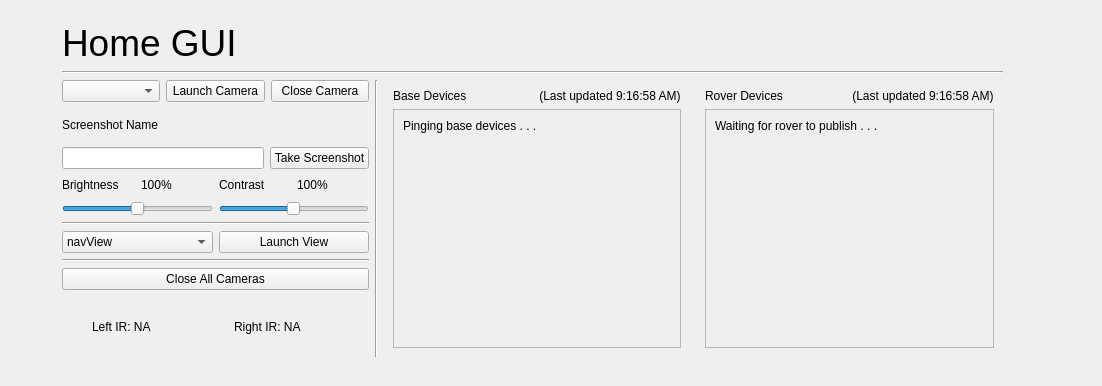
<?xml version="1.0" encoding="UTF-8"?>
<ui version="4.0">
 <class>Home_GUI</class>
 <widget class="QWidget" name="Home_GUI">
  <property name="geometry">
   <rect>
    <x>0</x>
    <y>0</y>
    <width>1102</width>
    <height>386</height>
   </rect>
  </property>
  <property name="minimumSize">
   <size>
    <width>0</width>
    <height>0</height>
   </size>
  </property>
  <property name="windowTitle">
   <string>Master Controls</string>
  </property>
  <layout class="QHBoxLayout" name="horizontalLayout_17">
   <item>
    <widget class="QWidget" name="everything" native="true">
     <property name="minimumSize">
      <size>
       <width>1000</width>
       <height>300</height>
      </size>
     </property>
     <property name="maximumSize">
      <size>
       <width>1000</width>
       <height>400</height>
      </size>
     </property>
     <widget class="QWidget" name="layoutWidget">
      <property name="geometry">
       <rect>
        <x>11</x>
        <y>11</y>
        <width>941</width>
        <height>335</height>
       </rect>
      </property>
      <layout class="QVBoxLayout" name="verticalLayout_17">
       <item>
        <widget class="QLabel" name="guiTitle">
         <property name="text">
          <string>&lt;html&gt;&lt;head/&gt;&lt;body&gt;&lt;p&gt;&lt;span style=&quot; font-size:28pt;&quot;&gt;Home GUI&lt;/span&gt;&lt;/p&gt;&lt;/body&gt;&lt;/html&gt;</string>
         </property>
         <property name="scaledContents">
          <bool>false</bool>
         </property>
        </widget>
       </item>
       <item>
        <widget class="Line" name="line_2">
         <property name="orientation">
          <enum>Qt::Horizontal</enum>
         </property>
        </widget>
       </item>
       <item>
        <layout class="QHBoxLayout" name="horizontalLayout_16">
         <item>
          <layout class="QVBoxLayout" name="verticalLayout_8">
           <item>
            <layout class="QHBoxLayout" name="horizontalLayout_3">
             <item>
              <widget class="QComboBox" name="cameraSelector"/>
             </item>
             <item>
              <widget class="QPushButton" name="cameraLaunchSingleButton">
               <property name="text">
                <string>Launch Camera</string>
               </property>
              </widget>
             </item>
             <item>
              <widget class="QPushButton" name="cameraCloseSingleButton">
               <property name="text">
                <string>Close Camera</string>
               </property>
              </widget>
             </item>
            </layout>
           </item>
           <item>
            <layout class="QVBoxLayout" name="verticalLayout_7">
             <item>
              <widget class="QLabel" name="label_5">
               <property name="text">
                <string>Screenshot Name</string>
               </property>
              </widget>
             </item>
             <item>
              <layout class="QHBoxLayout" name="horizontalLayout_2">
               <item>
                <widget class="QLineEdit" name="screenshotLineEdit"/>
               </item>
               <item>
                <widget class="QPushButton" name="cameraScreenshotButton">
                 <property name="text">
                  <string>Take Screenshot</string>
                 </property>
                </widget>
               </item>
              </layout>
             </item>
            </layout>
           </item>
           <item>
            <layout class="QHBoxLayout" name="horizontalLayout_8">
             <item>
              <layout class="QVBoxLayout" name="verticalLayout">
               <item>
                <layout class="QHBoxLayout" name="horizontalLayout_7">
                 <item>
                  <widget class="QLabel" name="label_3">
                   <property name="maximumSize">
                    <size>
                     <width>16777215</width>
                     <height>20</height>
                    </size>
                   </property>
                   <property name="text">
                    <string>Brightness</string>
                   </property>
                  </widget>
                 </item>
                 <item>
                  <widget class="QLabel" name="brightnessLabel">
                   <property name="maximumSize">
                    <size>
                     <width>16777215</width>
                     <height>20</height>
                    </size>
                   </property>
                   <property name="text">
                    <string>100%</string>
                   </property>
                  </widget>
                 </item>
                </layout>
               </item>
               <item>
                <widget class="QSlider" name="brightnessSlider">
                 <property name="minimum">
                  <number>1</number>
                 </property>
                 <property name="maximum">
                  <number>200</number>
                 </property>
                 <property name="singleStep">
                  <number>5</number>
                 </property>
                 <property name="value">
                  <number>100</number>
                 </property>
                 <property name="sliderPosition">
                  <number>100</number>
                 </property>
                 <property name="orientation">
                  <enum>Qt::Horizontal</enum>
                 </property>
                </widget>
               </item>
              </layout>
             </item>
             <item>
              <layout class="QVBoxLayout" name="verticalLayout_6">
               <item>
                <layout class="QHBoxLayout" name="horizontalLayout_5">
                 <item>
                  <widget class="QLabel" name="label_4">
                   <property name="maximumSize">
                    <size>
                     <width>16777215</width>
                     <height>20</height>
                    </size>
                   </property>
                   <property name="text">
                    <string>Contrast</string>
                   </property>
                  </widget>
                 </item>
                 <item>
                  <widget class="QLabel" name="contrastLabel">
                   <property name="maximumSize">
                    <size>
                     <width>16777215</width>
                     <height>20</height>
                    </size>
                   </property>
                   <property name="text">
                    <string>100%</string>
                   </property>
                  </widget>
                 </item>
                </layout>
               </item>
               <item>
                <widget class="QSlider" name="contrastSlider">
                 <property name="minimum">
                  <number>1</number>
                 </property>
                 <property name="maximum">
                  <number>200</number>
                 </property>
                 <property name="singleStep">
                  <number>5</number>
                 </property>
                 <property name="value">
                  <number>100</number>
                 </property>
                 <property name="sliderPosition">
                  <number>100</number>
                 </property>
                 <property name="orientation">
                  <enum>Qt::Horizontal</enum>
                 </property>
                </widget>
               </item>
              </layout>
             </item>
            </layout>
           </item>
           <item>
            <widget class="Line" name="line_8">
             <property name="orientation">
              <enum>Qt::Horizontal</enum>
             </property>
            </widget>
           </item>
           <item>
            <layout class="QHBoxLayout" name="horizontalLayout">
             <item>
              <widget class="QComboBox" name="cameraViewSelector">
               <item>
                <property name="text">
                 <string>navView</string>
                </property>
               </item>
              </widget>
             </item>
             <item>
              <widget class="QPushButton" name="cameraLaunchViewButton">
               <property name="text">
                <string>Launch View</string>
               </property>
              </widget>
             </item>
            </layout>
           </item>
           <item>
            <widget class="Line" name="line_7">
             <property name="orientation">
              <enum>Qt::Horizontal</enum>
             </property>
            </widget>
           </item>
           <item>
            <widget class="QPushButton" name="cameraCloseAllButton">
             <property name="text">
              <string>Close All Cameras</string>
             </property>
            </widget>
           </item>
           <item>
            <layout class="QHBoxLayout" name="horizontalLayout_9">
             <item>
              <spacer name="horizontalSpacer_4">
               <property name="orientation">
                <enum>Qt::Horizontal</enum>
               </property>
               <property name="sizeType">
                <enum>QSizePolicy::Fixed</enum>
               </property>
               <property name="sizeHint" stdset="0">
                <size>
                 <width>30</width>
                 <height>20</height>
                </size>
               </property>
              </spacer>
             </item>
             <item>
              <widget class="QLabel" name="left_ir_label">
               <property name="text">
                <string>Left IR: NA</string>
               </property>
              </widget>
             </item>
             <item>
              <spacer name="horizontalSpacer_3">
               <property name="orientation">
                <enum>Qt::Horizontal</enum>
               </property>
               <property name="sizeType">
                <enum>QSizePolicy::Minimum</enum>
               </property>
               <property name="sizeHint" stdset="0">
                <size>
                 <width>30</width>
                 <height>20</height>
                </size>
               </property>
              </spacer>
             </item>
             <item>
              <widget class="QLabel" name="right_ir_label">
               <property name="text">
                <string>Right IR: NA</string>
               </property>
              </widget>
             </item>
             <item>
              <spacer name="horizontalSpacer_2">
               <property name="orientation">
                <enum>Qt::Horizontal</enum>
               </property>
               <property name="sizeType">
                <enum>QSizePolicy::Fixed</enum>
               </property>
               <property name="sizeHint" stdset="0">
                <size>
                 <width>30</width>
                 <height>20</height>
                </size>
               </property>
              </spacer>
             </item>
            </layout>
           </item>
          </layout>
         </item>
         <item>
          <widget class="Line" name="line">
           <property name="orientation">
            <enum>Qt::Vertical</enum>
           </property>
          </widget>
         </item>
         <item>
          <widget class="QWidget" name="baseStatusList" native="true">
           <layout class="QVBoxLayout" name="verticalLayout_2">
            <item>
             <layout class="QHBoxLayout" name="horizontalLayout_4">
              <item>
               <widget class="QLabel" name="label">
                <property name="text">
                 <string>Base Devices</string>
                </property>
               </widget>
              </item>
              <item>
               <widget class="QLabel" name="baseLastUpdate">
                <property name="text">
                 <string> (Last updated 9:16:58 AM)</string>
                </property>
               </widget>
              </item>
             </layout>
            </item>
            <item>
             <widget class="QScrollArea" name="scrollArea">
              <property name="minimumSize">
               <size>
                <width>0</width>
                <height>0</height>
               </size>
              </property>
              <property name="widgetResizable">
               <bool>true</bool>
              </property>
              <widget class="QWidget" name="scrollAreaWidgetContents">
               <property name="geometry">
                <rect>
                 <x>0</x>
                 <y>0</y>
                 <width>277</width>
                 <height>228</height>
                </rect>
               </property>
               <layout class="QVBoxLayout" name="verticalLayout_4">
                <item>
                 <widget class="QLabel" name="baseDeviceList">
                  <property name="sizePolicy">
                   <sizepolicy hsizetype="Expanding" vsizetype="Expanding">
                    <horstretch>0</horstretch>
                    <verstretch>0</verstretch>
                   </sizepolicy>
                  </property>
                  <property name="minimumSize">
                   <size>
                    <width>0</width>
                    <height>0</height>
                   </size>
                  </property>
                  <property name="text">
                   <string>&lt;html&gt;&lt;head/&gt;&lt;body&gt;&lt;p&gt;Pinging base devices . . .&lt;/p&gt;&lt;/body&gt;&lt;/html&gt;</string>
                  </property>
                  <property name="scaledContents">
                   <bool>false</bool>
                  </property>
                  <property name="alignment">
                   <set>Qt::AlignLeading|Qt::AlignLeft|Qt::AlignTop</set>
                  </property>
                  <property name="wordWrap">
                   <bool>false</bool>
                  </property>
                 </widget>
                </item>
               </layout>
              </widget>
             </widget>
            </item>
           </layout>
          </widget>
         </item>
         <item>
          <widget class="QWidget" name="roverStatusList" native="true">
           <layout class="QVBoxLayout" name="verticalLayout_3">
            <item>
             <layout class="QHBoxLayout" name="horizontalLayout_6">
              <item>
               <widget class="QLabel" name="label_2">
                <property name="text">
                 <string>Rover Devices</string>
                </property>
               </widget>
              </item>
              <item>
               <widget class="QLabel" name="roverLastUpdate">
                <property name="text">
                 <string> (Last updated 9:16:58 AM)</string>
                </property>
               </widget>
              </item>
             </layout>
            </item>
            <item>
             <widget class="QScrollArea" name="scrollArea_2">
              <property name="minimumSize">
               <size>
                <width>0</width>
                <height>0</height>
               </size>
              </property>
              <property name="widgetResizable">
               <bool>true</bool>
              </property>
              <widget class="QWidget" name="scrollAreaWidgetContents_2">
               <property name="geometry">
                <rect>
                 <x>0</x>
                 <y>0</y>
                 <width>284</width>
                 <height>228</height>
                </rect>
               </property>
               <layout class="QVBoxLayout" name="verticalLayout_5">
                <item>
                 <widget class="QLabel" name="roverDeviceList">
                  <property name="sizePolicy">
                   <sizepolicy hsizetype="Expanding" vsizetype="Expanding">
                    <horstretch>0</horstretch>
                    <verstretch>0</verstretch>
                   </sizepolicy>
                  </property>
                  <property name="minimumSize">
                   <size>
                    <width>0</width>
                    <height>0</height>
                   </size>
                  </property>
                  <property name="text">
                   <string>&lt;html&gt;&lt;head/&gt;&lt;body&gt;&lt;p&gt;Waiting for rover to publish . . .&lt;/p&gt;&lt;/body&gt;&lt;/html&gt;</string>
                  </property>
                  <property name="scaledContents">
                   <bool>false</bool>
                  </property>
                  <property name="alignment">
                   <set>Qt::AlignLeading|Qt::AlignLeft|Qt::AlignTop</set>
                  </property>
                  <property name="wordWrap">
                   <bool>false</bool>
                  </property>
                 </widget>
                </item>
               </layout>
              </widget>
             </widget>
            </item>
           </layout>
          </widget>
         </item>
        </layout>
       </item>
      </layout>
     </widget>
    </widget>
   </item>
  </layout>
 </widget>
 <resources/>
 <connections/>
</ui>
